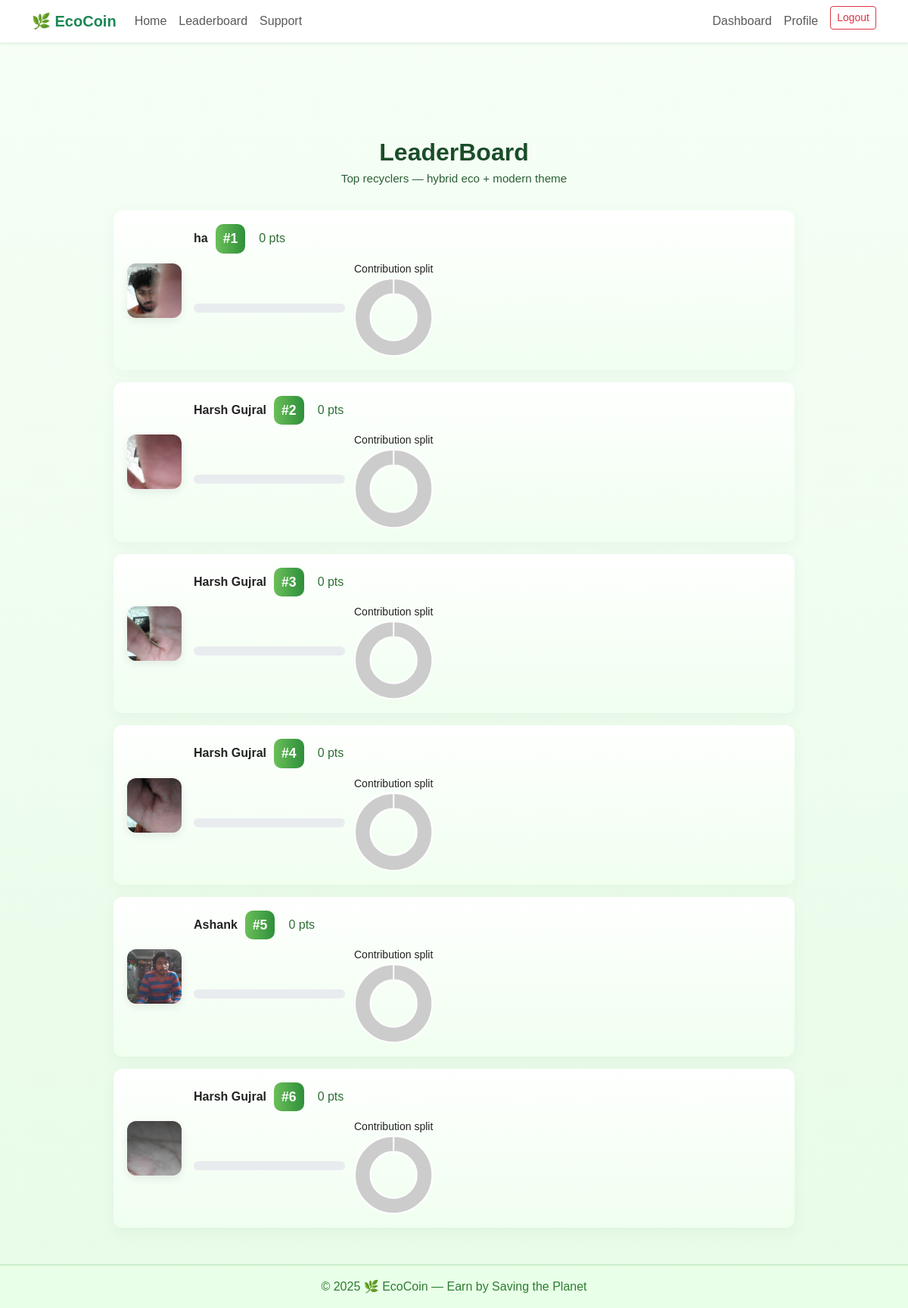
/leaderboard (signed in), run on the app's committed database.
### tables this page shows
CREATE TABLE users (
        id INTEGER PRIMARY KEY AUTOINCREMENT,
        name TEXT,
        email TEXT UNIQUE,
        password TEXT,
        photo TEXT,
        balance INTEGER DEFAULT 0,
        username TEXT,
        gender TEXT,
        address TEXT,
        joined TEXT
    , secret_pin TEXT);

### app.py (the view)
@app.route("/leaderboard")
def leaderboard():
    if "user_id" not in session:
        return redirect(url_for("login"))
    conn = get_db()
    cur = conn.cursor()
    cur.execute("SELECT id, name, photo, COALESCE(balance,0) as balance FROM users ORDER BY balance DESC LIMIT 50")
    users = [dict(row) for row in cur.fetchall()]
    cur.execute("SELECT material, SUM(points) as total_points FROM transactions GROUP BY material")
    community_rows = cur.fetchall()
    community = {row["material"]: row["total_points"] for row in community_rows} if community_rows else {}
    user_breakdowns = {}
    for u in users:
        uid = u["id"]
        cur.execute("SELECT material, SUM(points) as pts FROM transactions WHERE user_id=? GROUP BY material", (uid,))
        rows = cur.fetchall()
        breakdown = {r["material"]: r["pts"] for r in rows} if rows else {}
        user_breakdowns[str(uid)] = breakdown
    return render_template("leaderboard.html",
                            users=users,
                            community=community,
                            user_breakdowns=user_breakdowns)

### app.py (called while the page is built)
def get_db():
    if "db" not in g:
        conn = sqlite3.connect(DB_PATH)
        conn.row_factory = sqlite3.Row
        g.db = conn
    return g.db

@app.context_processor
def inject_now():
    return {"current_year": datetime.utcnow().year}

### templates/leaderboard.html (shortened to what this page needs)
{% extends "base.html" %}
{% block content %}
<link rel="stylesheet" href="{{ url_for('static', filename='css/style.css') }}">
<div class="leaderboard">
  <div class="leader-title">
    <h2>LeaderBoard</h2>
    <p>Top recyclers — hybrid eco + modern theme</p>
  </div>
  <div>
    {% for user in users %}
    <div class="leader-card">
      <img class="user-photo" src="{{ url_for('static', filename='uploads/' + (user['photo'] or '')) }}" alt="photo">
      <div style="flex:1;">
        <div style="display:flex;align-items:center;gap:10px;">
          <div><strong>{{ user['name'] }}</strong></div>
          <div class="rank-badge">#{{ loop.index }}</div>
          <div style="margin-left:8px;color:#2f6f36;">{{ user['balance'] }} pts</div>
        </div>
        <div style="margin-top:8px; display:flex; gap:12px; align-items:center;">
          <div class="progress-wrap">
            <div class="progress" style="height:12px; border-radius:8px;">
            </div>
          </div>
          <div>
            <small>Contribution split</small>
            <canvas class="mini-chart" id="userPie-{{ user['id'] }}" data-uid="{{ user['id'] }}"></canvas>
          </div>
        </div>
      </div>
    </div>
    {% endfor %}
  </div>
</div>
{% endblock %}
{% block scripts %}
<script>
  const userBreakdowns = {{ user_breakdowns | tojson }};
  document.querySelectorAll('canvas[id^="userPie-"]').forEach((canvas) => {
    const uid = canvas.dataset.uid;
    const breakdown = userBreakdowns[uid] || {};
    const keys = Object.keys(breakdown);
    const vals = Object.values(breakdown);
    new Chart(canvas.getContext('2d'), {
      type: 'doughnut',
      data: keys.length ? { labels: keys, datasets: [{ data: vals }] }
                        : { labels: ['No data'], datasets: [{ data: [1], backgroundColor: ['#ccc'] }] },
      options: { plugins: { legend: { display: false } }, cutout: '60%' }
    });
  });
</script>
{% endblock %}

### templates/base.html (shortened to what this page needs)
<!DOCTYPE html>
<html lang="en">
<head>
    <link href="https://cdn.jsdelivr.net/npm/bootstrap@5.3.3/dist/css/bootstrap.min.css" rel="stylesheet">
    <link rel="stylesheet" href="{{ url_for('static', filename='css/style.css') }}">
</head>
<body>
<nav class="navbar navbar-expand-lg navbar-light bg-white shadow-sm fixed-top eco-navbar">
    <div class="container">
        <a class="navbar-brand fw-bold text-success" href="{{ url_for('index') }}">
            🌿 EcoCoin
        </a>
        <div class="collapse navbar-collapse" id="navbarNav">
            <ul class="navbar-nav me-auto mb-2 mb-lg-0">
                <li class="nav-item">
                    <a class="nav-link {% if request.endpoint == 'index' %}active-link{% endif %}" href="{{ url_for('index') }}">Home</a>
                </li>
                <li class="nav-item">
                    <a class="nav-link {% if request.endpoint == 'leaderboard' %}active-link{% endif %}" href="{{ url_for('leaderboard') }}">Leaderboard</a>
                </li>
                <li class="nav-item">
                    <a class="nav-link {% if request.endpoint == 'support' %}active-link{% endif %}" href="{{ url_for('support') }}">Support</a>
                </li>
            </ul>
             <ul class="navbar-nav ms-auto">
                 {% if 'user_id' in session %}
                     <li class="nav-item">
                         <a class="nav-link {% if request.endpoint == 'dashboard' %}active-link{% endif %}" href="{{ url_for('dashboard') }}">Dashboard</a>
                     </li>
                     <li class="nav-item">
                         <a class="nav-link {% if request.endpoint == 'profile' %}active-link{% endif %}" href="{{ url_for('profile') }}">Profile</a>
                     </li>
                     <li class="nav-item">
                         <a class="btn btn-outline-danger btn-sm ms-2" href="{{ url_for('logout') }}">Logout</a>
                     </li>
                 {% endif %}
             </ul>
        </div>
    </div>
</nav>
<main class="container mt-5 pt-4">
    {% block content %}{% endblock %}
</main>
<footer class="text-center py-3 mt-5 eco-footer">
    <p class="mb-0">© {{ current_year }} 🌿 EcoCoin — Earn by Saving the Planet</p>
</footer>
{% block scripts %}{% endblock %}
</body>
</html>

### static/css/style.css (style rules this page uses)
body { background: #e8f5e9; color: #1b1b1b; }
body { font-family: "Poppins", sans-serif; background: linear-gradient(180deg, #f6fff6 0%, #e8fbe8 100%); color: #222; margin: 0; padding: 0; }
.navbar { background: #ffffff; box-shadow: 0 2px 15px rgba(0, 100, 0, 0.08); }
footer { text-align: center; background: #e8ffe8; padding: 20px 0; color: #2e7d32; font-weight: 500; border-top: 2px solid #cceccc; margin-top: 50px; }

### templates/leaderboard.html (style rules this page uses)
body { background-color: #f3fdf3; margin: 0; padding-top: 70px; font-family: Arial, sans-serif; }
.leaderboard { max-width: 900px; margin: 40px auto; }
.leader-title { text-align: center; margin-bottom: 30px; }
.leader-title h2 { margin: 0; color: #1b4d2a; font-weight: 700; }
.leader-title p { margin: 5px 0 0 0; color: #2b5e35; font-size: 0.95rem; }
.leader-card { background: linear-gradient(180deg, rgba(255, 255, 255, 0.97), rgba(240, 255, 240, 0.97)); border-radius: 12px; padding: 18px; margin-bottom: 16px; box-shadow: 0 6px 20px rgba(30, 100, 50, 0.05); display: flex; align-items: center; gap: 16px; }
.user-photo { width: 72px; height: 72px; border-radius: 12px; object-fit: cover; box-shadow: 0 4px 12px rgba(0, 0, 0, 0.08); }
.progress-wrap { width: 200px; }
.mini-chart { width: 60px; height: 60px; }
.rank-badge { font-weight: 800; font-size: 1.1rem; color: #fff; padding: 6px 10px; border-radius: 10px; background: linear-gradient(90deg, #6bbf59, #2f8f3b); }

### data on the page
users: photo (picture), name "ha", balance "0"
users: photo (picture), name "Harsh Gujral", balance "0"
users: photo (picture), name "Harsh Gujral", balance "0"
users: photo (picture), name "Harsh Gujral", balance "0"
users: photo (picture), name "Ashank", balance "0"
users: photo (picture), name "Harsh Gujral", balance "0"
